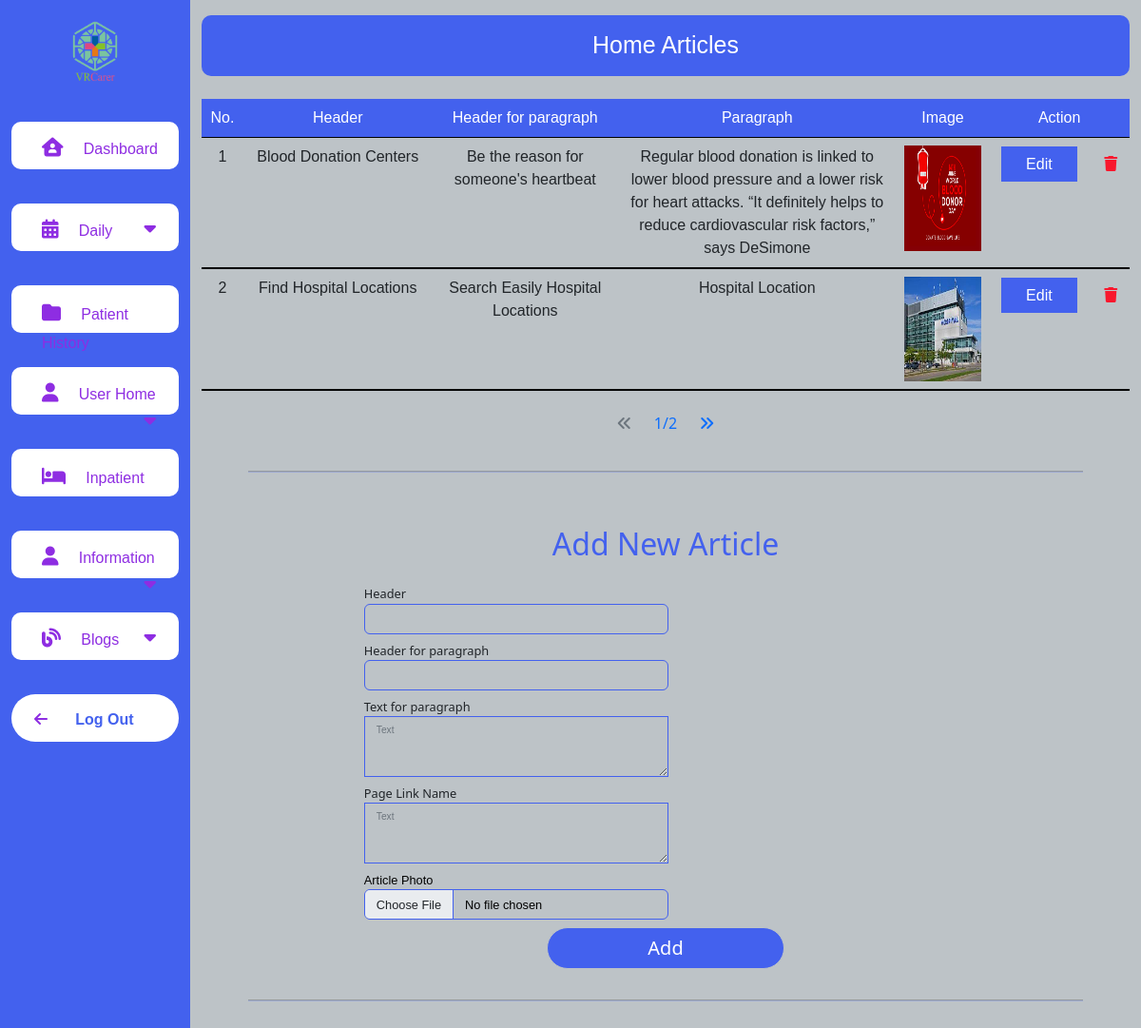
Page /vr_carer/admin/View/article.php (signed in) on the committed database.
### tables this page shows
CREATE TABLE `article` (
  `id` int(11) NOT NULL COMMENT 'id',
  `header` varchar(128) NOT NULL COMMENT 'article_header',
  `para_header` varchar(128) NOT NULL COMMENT 'paragraph_header',
  `para_text` varchar(256) NOT NULL COMMENT 'paragraph_text',
  `image` varchar(128) NOT NULL COMMENT 'article_image',
  `page_link` varchar(128) DEFAULT NULL COMMENT 'page_name',
  `del_flg` int(11) NOT NULL DEFAULT 0 COMMENT 'del_flg',
  `create_date` varchar(10) NOT NULL COMMENT 'YYYY/MM/DD',
  `update_date` varchar(10) DEFAULT NULL COMMENT 'YYYY/MM/DD'
);

### vr_carer/admin/Controller/article/articleInfoController.php (called while the page is built, shortened)
<?php
include "../Model/dbConnection.php";
$rowLimit = 2;
$page = (isset($_GET["page"])) ? $_GET["page"] : 1 ;
$startPage = ($page-1)*$rowLimit;
$sql = $pdo->prepare(
    "SELECT * FROM `article` WHERE del_flg != 1 LIMIT  $startPage,$rowLimit
    "
);
$sql->execute();
$homeArticleInfo = $sql->fetchAll(PDO::FETCH_ASSOC);

### vr_carer/admin/View/article.php (the view, shortened to what this page needs)
<?php
include("../Controller/article/articleInfoController.php");
?>
<!DOCTYPE html>
<html lang="en">
<head>
    <link rel="stylesheet" href="./resources/css/root.css?v=" <?= time() ?> />
    <link rel="stylesheet" href="./resources/css/article.css">
    <link href="https://cdn.jsdelivr.net/npm/bootstrap@5.2.2/dist/css/bootstrap.min.css" rel="stylesheet" />
</head>
<body>
    <div class="container-fluid">
        <div class="row flex-nowrap">
            <?php
            include("./common/nav.php")
            ?>
            <div class="data_box col-sm-9 col-md-8 col-xl-10 mt-3">
                <div class="header_wrapper bg_header ">
                    <div class="header_box">
                        <span class="navbar-brand ttl_admin" href="#">Home Articles</span>
                    </div>
                </div>
                <section class="first_aid_table mt-4">
                    <table class="table">
                        <thead class="table_bgcolor" id="table_header">
                            <tr>
                                <td>No.</td>
                                <td>Header</td>
                                <td>Header for paragraph</td>
                                <td>Paragraph</td>
                                <td id="img_header">Image</td>
                                <td>Action</td>
                            </tr>
                        </thead>
                        <tbody id="table_text">
                        <?php $number = ($page * $rowLimit) - ($rowLimit - 1) ?>
                            <?php foreach ($homeArticleInfo as $info) { ?>
                                <tr>
                                    <td id="number"><?= $number++ ?></td>
                                    <td><?= $info["header"] ?></td>
                                    <td id="paraHeader"> <?= $info["para_header"] ?></td>
                                    <td id="paragraph"><?= $info["para_text"] ?></td>
                                    <td id="image"><img src="./storages/article/<?= $info["image"] ?>" alt="" class="image"></td>
                                    <td class="pt-3">
                                        <a href="../Controller/articleEditController.php?id=<?= $info["id"] ?>" class="edit_btn me-4 mt-3">
                                            Edit</a>
                                        <a href="../Controller/articleEditController.php?delId=<?= $info["id"] ?>" class="trash "><i class="fa-solid fa-trash"></i></a>
                                    </td>
                                </tr>
                            <?php } ?>
                        </tbody>
                    </table>
                    <?php
                    include "./common/pagination.php"
                    ?>
                    <hr />
                </section>
                <section class="first_aid_tab">
                    <form action="../Controller/article/articleController.php" method="POST"  enctype="multipart/form-data" class="input_set">
                        <h2 class="input_set_header my-4">Add New Article</h2>
                        <div class="input_one mb-2">
                            <span class="input_set_text">Header </span>
                            <input type="text" class="common_input form-control" name="homeArticleHeader" required />
                        </div>
                        <div class="input_one mb-2">
                            <span class="input_set_text">Header for paragraph</span>
                            <input type="text" class="common_input form-control" name="homeArticleParaHeader" required />
                        </div>
                        <div class="input_one mb-2">
                            <span class="input_set_text">Text for paragraph</span>
                            <textarea class="common_input form-control text_area" placeholder="Text" name="homeArticlePara" required></textarea>
                        </div>
                        <div class="input_one mb-2">
                            <span class="input_set_text">Page Link Name</span>
                            <textarea class="common_input form-control text_area" placeholder="Text" name="pageLink" required></textarea>
                        </div>
                        <div class="input_one mb-2">
                            <span class="input_set_text add_file">Article Photo</span>
                            <input type="file"  class="form-control common_input"  name="homeArticlePhoto" id="file_input" onchange="setImage()"  required />
                        </div>
                        <button type="submit" name="homeArticleAdd" class="common_btn add_btn">Add</button>
                        <hr />
                    </form>
                </section>
            </div>
        </div>
    </div>
</body>
</html>

### vr_carer/admin/View/resources/css/root.css (style rules this page uses)
:root { --primary_color: #bdc3c7; --secondary_color: #4361ee; --tertiary_color: #000000; }
:root { --first_color: #000000; --second_color: #ffffff; --third_color: #4361ee; --fourth_color: #ffc652; --fifth_color: #f8172d; --sixth_color: #8E2DE2 !important; }
:root { --primary_font: "Mulish", sans-serif; --secondary_font: "Archivo Narrow", sans-serif; }
:root { --extra_large: 5em; --large: 2.5em; --medium: 1.87em; --small: 1.56em; --extra_small: 1.25em; --extra_extra_small: 0.8em; }
body { background-color: var(--primary_color) !important; }
.edit_btn { padding: 0.5em 1.5em; color: var(--second_color); background-color: var(--secondary_color); border: 2px solid var(--secondary_color); text-decoration: none; }
.trash { color: var(--fifth_color); }
.bg_header { background-color: var(--secondary_color) !important; border-radius: 10px !important; }
.header_wrapper { height: 4em; display: flex; justify-content: center; align-items: center; }
.ttl_admin { color: var(--second_color) !important; font-family: var(--primary_font) !important; font-size: var(--small) !important; }
.common_btn { position: relative; display: inline-block; width: 12.5em; padding: 0.3em 1em; border: 1px solid transparent; font-size: var(--extra_small); text-decoration: none; text-align: center; border-radius: 50px; font-weight: 400; }
.add_btn { border: 1px solid var(--primary_color); background-color: var(--secondary_color); color: var(--second_color); }
.common_input { width: 25em !important; height: 2.5em !important; border: 1px solid var(--secondary_color) !important; background-color: var(--primary_color) !important; color: var(--first_color) !important; font-family: var(--primary_font) !important; font-size: var(--extra_small) !important; font-weight: 400 !important; }
.text_area { height: 5em !important; }
.common_input::placeholder { color: var(--first_color); font-family: var(--primary_font); font-size: var(--extra_extra_small); }
.add_file { display: flex; align-items: center; color: var(--first_color); font-family: "Mulish", sans-serif; font-size: var(--extra_small); }
.table { font-family: var(--primary_font); font-size: var(--extra_small); }
.table_bgcolor { background-color: var(--secondary_color); border-bottom: 1px solid var(--first_color); }
.input_set_text { font-size: var(--extra_small); }
.input_set { display: flex; flex-direction: column; justify-content: center; align-items: center; width: 100%; }
.input_one { display: flex !important; justify-content: space-between !important; width: 65%; }
.input_set_header { color: var(--secondary_color); }
textarea { height: 5em !important; border-radius: 0 !important; }
@media only screen and (max-width: 1200px) { .common_input { width: 100%; height: 2em; font-weight: 300; font-size: var(--extra_extra_small) !important; } }
@media only screen and (max-width: 1200px) { .input_set_text { font-size: var(--extra_extra_small); } }
@media only screen and (max-width: 1200px) { .input_set { display: flex; flex-direction: column; justify-content: center; align-items: center; } }
@media only screen and (max-width: 1200px) { .input_one { display: flex; flex-direction: column; } }
hr { width: 90%; height: 0.125em; margin: 2em auto !important; border: 0px; background-color: var(--third_color); }
#table_header > tr > td { color: white; font-size: var(--extra_extra_small); }

### vr_carer/admin/View/resources/css/article.css (style rules this page uses)
#image { width: 10%; height: 8em; }
.image { width: 100%; height: 100%; }
#table_header > tr > td { color: white; font-size: var(--extra_extra_small); text-align: center; }
#table_text > tr > td { text-align: center; font-size: var(--extra_extra_small); }
#table_text>tr { border-bottom: 2px solid black; }
#paragraph { width: 30%; }
#paraHeader { width: 20%; }
.edit_btn { padding: 0.5em 1.5em; color: var(--second_color); background-color: var(--secondary_color); border: 2px solid var(--secondary_color); text-decoration: none; }
.trash { color: var(--fifth_color); }

### rows in the picture
article: header "Blood Donation Centers", para_header "Be the reason for someone's heartbeat", para_text "Regular blood donation is linked to lower blood pressure and a lower risk for heart attacks. “It definitely helps to reduce cardiovascular risk factors,” says DeSimone", image (picture)
article: header "Find Hospital Locations", para_header "Search Easily Hospital Locations", para_text "Hospital Location", image (picture)

### other values in the picture
$page "1"
$totalPages "2"
